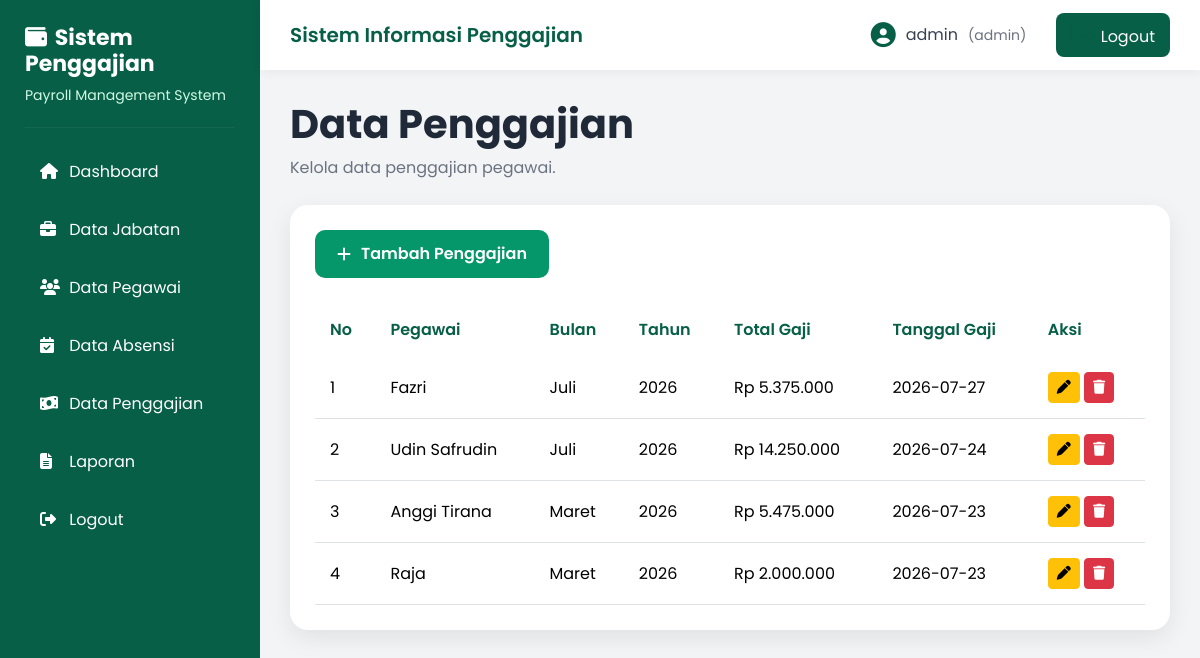
The page /admin/penggajian/index.php (signed in) on the database its author committed.
### tables this page shows
CREATE TABLE `penggajian` (
  `id_gaji` int(11) NOT NULL,
  `id_pegawai` int(11) NOT NULL,
  `id_absensi` int(11) NOT NULL,
  `bulan` varchar(20) NOT NULL,
  `tahun` year(4) NOT NULL,
  `bonus` decimal(12,2) DEFAULT 0.00,
  `potongan` decimal(12,2) DEFAULT 0.00,
  `total_gaji` decimal(12,2) NOT NULL,
  `tanggal_gaji` date NOT NULL
);

CREATE TABLE `pegawai` (
  `id_pegawai` int(11) NOT NULL,
  `nip` varchar(20) NOT NULL,
  `nama_pegawai` varchar(100) NOT NULL,
  `alamat` text NOT NULL,
  `no_hp` varchar(15) DEFAULT NULL,
  `tanggal_masuk` date NOT NULL,
  `id_jabatan` int(11) NOT NULL,
  `status_pernikahan` enum('Single','Menikah') NOT NULL DEFAULT 'Single'
);

### admin/penggajian/index.php (the view, shortened to what this page needs)
<?php
include '../../config/koneksi.php';
$query = mysqli_query($koneksi,"
SELECT
penggajian.*,
pegawai.nama_pegawai
FROM penggajian
JOIN pegawai
ON penggajian.id_pegawai = pegawai.id_pegawai
ORDER BY id_gaji DESC
");
include '../../template/header.php';
include '../../template/sidebar.php';
include '../../template/navbar.php';
?>
<div class="content">
    <div class="page-title">
        <h2>Data Penggajian</h2>
        <p>Kelola data penggajian pegawai.</p>
    </div>
    <div class="card-custom">
        <div class="toolbar">
            <a href="#"
               class="btn-tambah"
               data-bs-toggle="modal"
               data-bs-target="#modalGaji">
                <i class="fas fa-plus"></i>
                Tambah Penggajian
            </a>
        </div>
        <table class="table table-hover">
            <thead>
                <tr>
                    <th>No</th>
                    <th>Pegawai</th>
                    <th>Bulan</th>
                    <th>Tahun</th>
                    <th>Total Gaji</th>
                    <th>Tanggal Gaji</th>
                    <th>Aksi</th>
                </tr>
            </thead>
            <tbody>
            <?php
            $no=1;
            while($row=mysqli_fetch_assoc($query)){
            ?>
                <tr>
                    <td><?= $no++; ?></td>
                    <td><?= $row['nama_pegawai']; ?></td>
                    <td><?= $row['bulan']; ?></td>
                    <td><?= $row['tahun']; ?></td>
                    <td>
                        Rp <?= number_format($row['total_gaji'],0,",","."); ?>
                    </td>
                    <td><?= $row['tanggal_gaji']; ?></td>
                    <td>
                        <a href="edit.php?id=<?= $row['id_gaji']; ?>"
                            class="btn btn-warning btn-sm">
                            <i class="fas fa-pen"></i>
                        </a>
                        <a href="proses_hapus.php?id=<?= $row['id_gaji']; ?>"
                            class="btn btn-danger btn-sm btn-hapus">
                            <i class="fas fa-trash"></i>
                        </a>
                    </td>
                </tr>
            <?php } ?>
            </tbody>
        </table>
    </div>
</div>
<?php
include '../../template/footer.php';
?>

### assets/css/style.css (style rules this page uses)
* { margin:0; padding:0; box-sizing:border-box; font-family:'Poppins',sans-serif; }
body { background:#F3F4F6; }
.content { margin-left:260px; padding:30px; }
.btn-tambah { background:#10B981; color:white; padding:12px 18px; border-radius:10px; text-decoration:none; font-weight:600; transition:.3s; }
.toolbar { display:flex; justify-content:space-between; align-items:center; margin-bottom:20px; gap:20px; }
.btn-tambah { background:#059669; color:white; text-decoration:none; padding:12px 22px; border-radius:10px; font-weight:600; display:flex; align-items:center; gap:10px; transition:.3s; }
.page-title { margin-bottom:25px; }
.page-title h2 { font-size:40px; font-weight:700; color:#1F2937; margin-bottom:8px; }
.page-title p { color:#6B7280; font-size:16px; }
.card-custom { background:#fff; border-radius:18px; padding:25px; box-shadow:0 8px 25px rgba(0,0,0,.08); }
.toolbar { display:flex; justify-content:space-between; align-items:center; margin-bottom:25px; }
.btn-tambah { background:#059669; color:#fff; text-decoration:none; padding:12px 22px; border-radius:10px; display:flex; align-items:center; gap:10px; font-weight:600; }
.table { margin-bottom:0; }
.table thead { background:#ECFDF5; }
.table thead th { color:#065F46; border:none; padding:15px; font-weight:600; }
.table tbody td { padding:15px; vertical-align:middle; }

### rows shown on the page
penggajian: id_pegawai.nama_pegawai "Fazri", bulan "Juli", tahun "2026", total_gaji "5.375.000", tanggal_gaji "2026-07-27"
penggajian: id_pegawai.nama_pegawai "Udin Safrudin", bulan "Juli", tahun "2026", total_gaji "14.250.000", tanggal_gaji "2026-07-24"
penggajian: id_pegawai.nama_pegawai "Anggi Tirana", bulan "Maret", tahun "2026", total_gaji "5.475.000", tanggal_gaji "2026-07-23"
penggajian: id_pegawai.nama_pegawai "Raja", bulan "Maret", tahun "2026", total_gaji "2.000.000", tanggal_gaji "2026-07-23"

### other values the page prints
$_SESSION['username'] "admin"
$_SESSION['role'] "admin"
